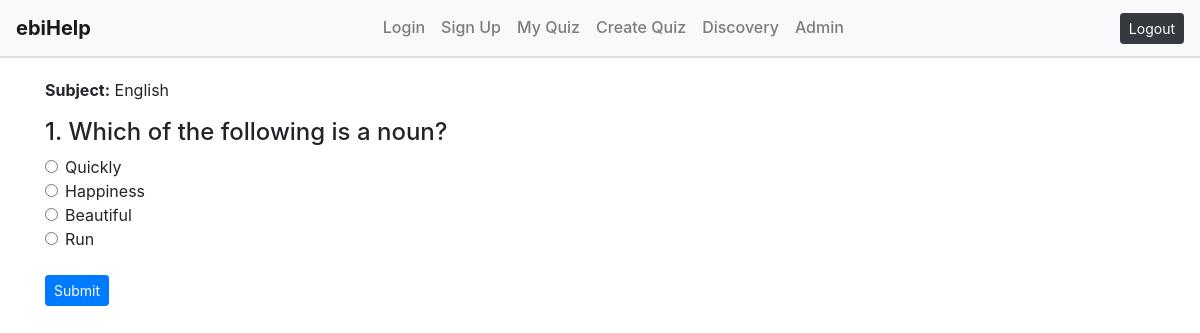
The app's page /quiz/1 with its own data.
### website/models.py (models this page shows)
class Quiz(db.Model):
    id = db.Column(db.Integer, primary_key= True)  #creating unique id for quiz
    title = db.Column(db.String(100), nullable=False) #nullable=false means not accepting null values
    description = db.Column(db.String(200)) #actually instructions for the quiz, should appear before student answers quiz
    subject = db.Column(db.String(100), nullable= False)
    questions = db.relationship('Question', backref ='quiz', lazy=True)
    date_created = db.Column(db.DateTime(timezone=True), default=func.now())

class Question(db.Model):
    id = db.Column(db.Integer, primary_key=True)
    quiz_id = db.Column(db.Integer, db.ForeignKey('quiz.id'), nullable = False)
    text = db.Column(db.String(150), nullable = False)
    answers = db.relationship('Answer', backref='question', lazy = True)

class Answer(db.Model):
    id = db.Column(db.Integer, primary_key = True)
    question_id = db.Column(db.Integer, db.ForeignKey('question.id'), nullable=False)
    text = db.Column(String(100), nullable=False)
    is_correct =db.Column(db.Boolean, nullable = False)

### website/question.py (the view)
@question.route('/quiz/<int:quiz_id>', methods=['GET', 'POST'])
def display_quiz(quiz_id):
    quiz = Quiz.query.get_or_404(quiz_id)
    return render_template('quiz.html', quiz=quiz)

### website/templates/quiz.html (shortened to what this page needs)
{% extends "base.html" %}
{% block content %}
<p><strong>Subject:</strong> {{ quiz.subject }}</p>
<form action="{{ url_for('question.submit_quiz', quiz_id=quiz.id) }}" method="POST">
    {% for question in quiz.questions %}
        <div class="mb-4">
            <h4>{{ loop.index }}. {{ question.text }}</h4>
            {% for answer in question.answers %}
                <div class="form-check">
                    <input class="form-check-input" type="radio" name="question_{{ question.id }}" id="answer_{{ answer.id }}" value="{{ answer.id }}" required>
                    <label class="form-check-label" for="answer_{{ answer.id }}">
                        {{ answer.text }}
                    </label>
                </div>
            {% endfor %}
        </div>
    {% endfor %}
    <button type="submit" class="btn btn-primary btn-sm">Submit</button>
</form>
{% endblock %}

### records on screen
Quiz: subject "English"
Question: text "Which of the following is a noun?"
Answer: text "Quickly"
Answer: text "Happiness"
Answer: text "Beautiful"
Answer: text "Run"
